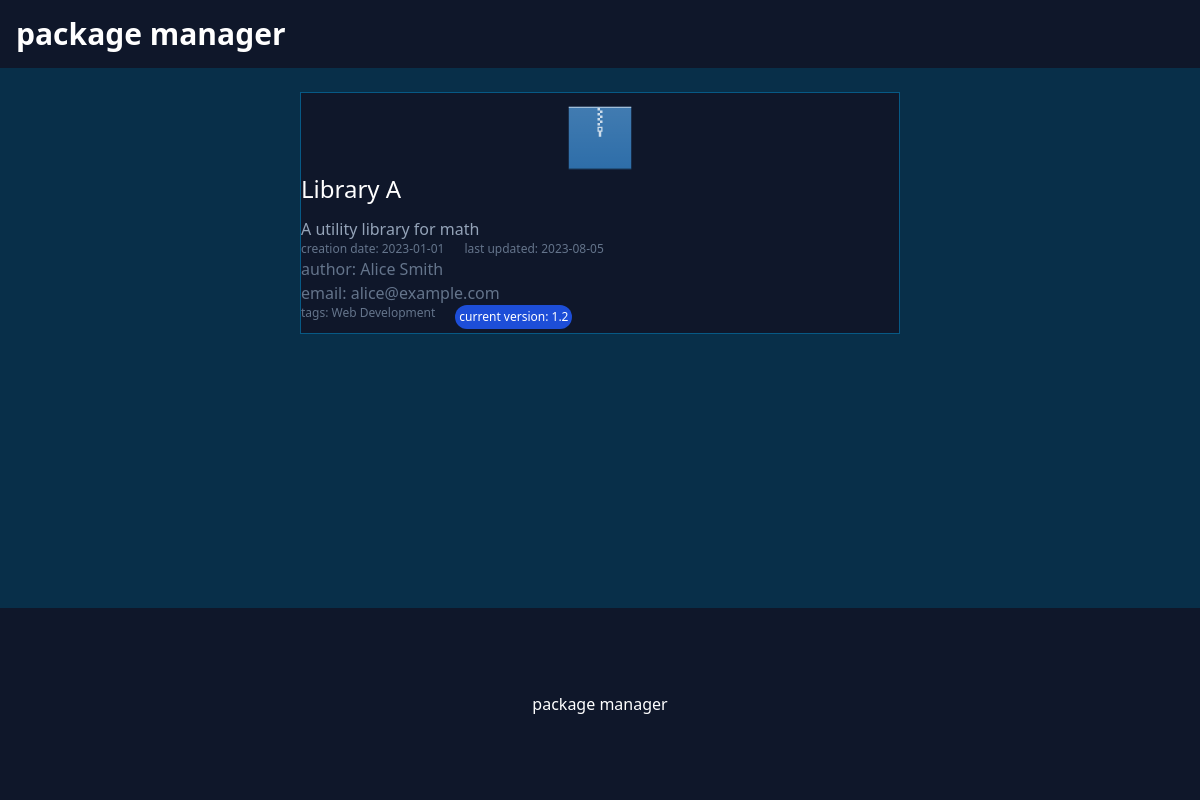
The app's page /package.php?details=1 with its own data.
### tables this page shows
CREATE TABLE packages(
	id int PRIMARY KEY AUTO_INCREMENT,
    title varchar(100) not null,
    description varchar(255) NOT null,
    creation_date DATE not null
);

CREATE TABLE tags(
	id int PRIMARY KEY AUTO_INCREMENT,
    name varchar(30) not null
);

### package.php (the view, shortened to what this page needs)
<!DOCTYPE html>
<html lang="en">
<head>
    <script src="https://cdn.tailwindcss.com"></script>
</head>
<body class="bg-sky-950 text-white">
    <nav class="bg-slate-900 text-white font-black text-3xl p-4 mb-3">
        <a href="index.php">package manager</a>
    </nav>
    <div id="php" class="mt-6 grid justify-items-center" style= "bg-red-600">
        <?php
        $details = (int) $_GET["details"];
        $connection = new mysqli("localhost","root","","package_manager");
        $sql = "select autors.name,autors.email, tags.name as tag_name, packages.title,packages.creation_date,packages.description,packages.id,versions.Version_Number,release_date from autors_packages inner join autors on autors.id = autors_packages.autor_id inner join packages on packages.id = autors_packages.package_id inner join packages_tags on packages.id = packages_tags.package_id inner join tags on tags.id = packages.id inner join versions on versions.package_id = autors_packages.package_id WHERE release_date IN(SELECT max(release_date) FROM versions GROUP BY package_id) AND packages.id = ? ORDER BY release_date DESC;";
        $stmt = $connection->prepare($sql);
        $stmt->bind_param("i", $details);
        $stmt->execute();
        $result = $stmt->get_result();
        $row = $result->fetch_assoc();
        echo '<div class="bg-slate-900 w-1/2 min-h-28 mb-3 border-sky-800 border grid align-middle">
                <img class="justify-self-center" src="./assets/images/package-x-generic.svg" alt="" width="80">
                <div class="grid grid-cols-12 justify-between w-full">
                    <div class="col-span-11">
                        <form action="package.php" class="" method="get">
                            <input type="hidden" id="details" name="details" value=',$row["id"],'>
                            <input class="text-left text-2xl mb-3 border-0 cursor-pointer" type="submit" id="" name="" value="',$row["title"],'">
                        </form>
                        <p class="text-slate-400">',$row["description"],'</p>
                        <div class= "flex gap-5 text-xs">
                            <p class="text-slate-500">creation date: <span>',$row["creation_date"],'</span></p>
                            <p class="text-slate-500">last updated: <span>',$row["release_date"],'</span></p>
                        </div>
                        <p class="text-slate-500">author: <span>',$row["name"],'</span></p>
                        <p class="text-slate-500">email: <span>',$row["email"],'</span></p>
                        <div class= "flex gap-5 text-xs mb-1">
                            <p class="text-slate-500">tags: <span>',$row["tag_name"],'</span></p>
                            <p class="bg-blue-700 p-1 rounded-full text-white">current version: <span>',$row["Version_Number"],'</span></p>
                        </div>
                    </div>
                </div>
            </div>';
        ?>
    </div>
    <footer class="bg-slate-900 w-full h-48 text-center items-center grid absolute bottom-0">package manager</footer>
</body>
</html>

### records on screen
packages: title "Library A", description "A utility library for math", creation_date "2023-01-01", tags.name "Web Development"

### other values on screen
$row["release_date"] "2023-08-05"
$row["name"] "Alice Smith"
$row["email"] "alice@example.com"
$row["Version_Number"] "1.2"
